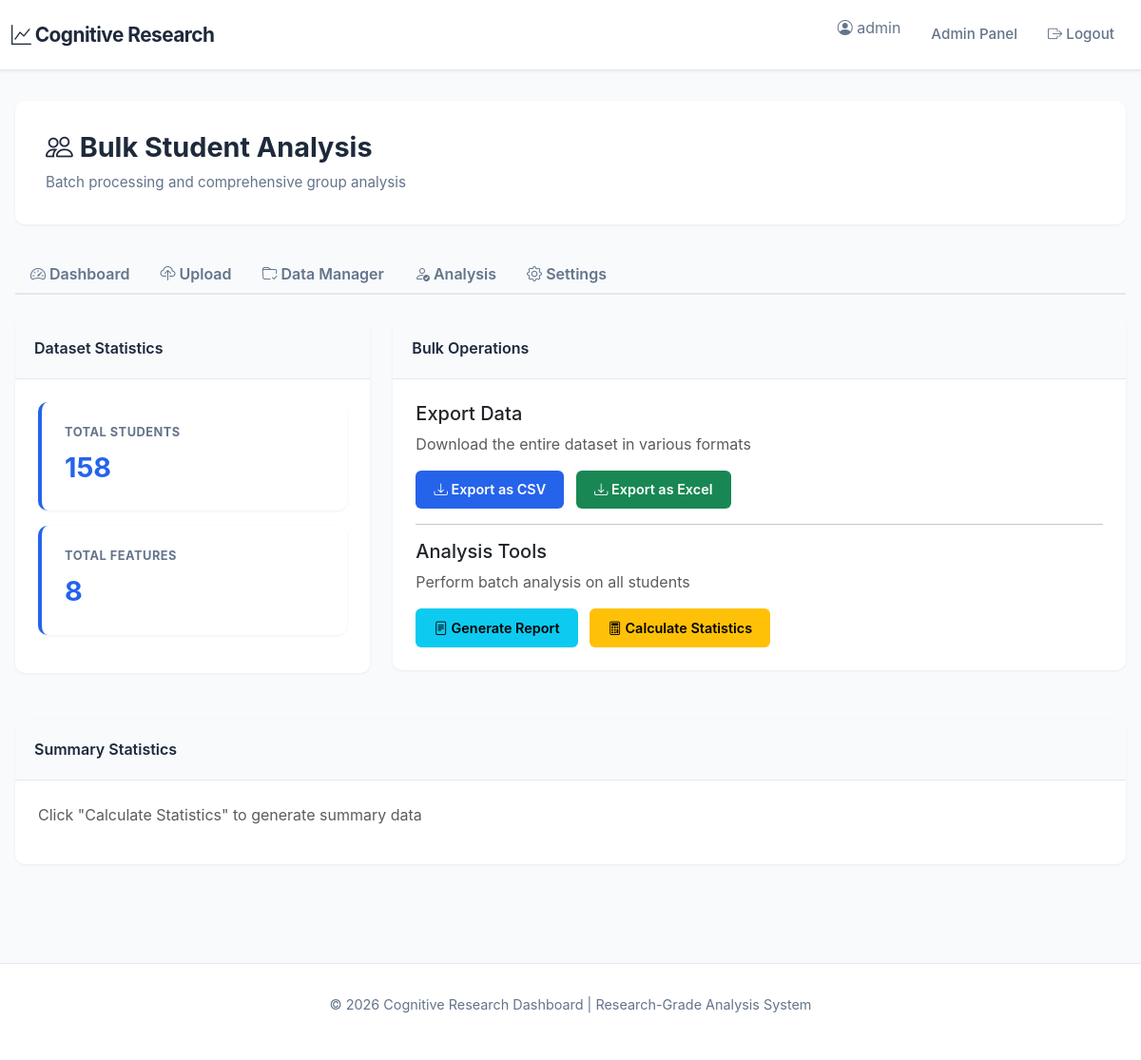
The page /admin/bulk-analysis (signed in) on the database its author committed.
### app.py (models this page shows)
class DataFile(db.Model):
    __tablename__ = 'data_files'
    id = db.Column(db.Integer, primary_key=True)
    filename = db.Column(db.String(200), unique=True, nullable=False)
    original_name = db.Column(db.String(200), nullable=False)
    file_path = db.Column(db.String(300), nullable=False)
    uploaded_by = db.Column(db.String(80), nullable=False)
    file_size = db.Column(db.Integer)
    uploaded_at = db.Column(db.DateTime, default=datetime.utcnow)
    is_active = db.Column(db.Boolean, default=True)
    description = db.Column(db.Text)
    rows_count = db.Column(db.Integer)
    columns_count = db.Column(db.Integer)

### app.py (the view)
@app.route('/admin/bulk-analysis')
def admin_bulk_analysis():
    if 'user_id' not in session or session.get('user_type') != 'admin':
        return redirect(url_for('login'))
    latest = DataFile.query.filter_by(is_active=True).order_by(DataFile.uploaded_at.desc()).first()
    return render_template('admin/bulk_analysis.html', latest=latest)

### templates/admin/bulk_analysis.html (shortened to what this page needs)
{% extends "base.html" %}
{% block content %}
<div style="margin-bottom: 2rem;">
    <div class="page-header">
        <h1><i class="bi bi-people"></i> Bulk Student Analysis</h1>
        <p>Batch processing and comprehensive group analysis</p>
    </div>
</div>
<ul class="nav nav-tabs mb-4">
    <li class="nav-item">
        <a class="nav-link" href="/admin/dashboard">
            <i class="bi bi-speedometer2"></i> Dashboard
        </a>
    </li>
    <li class="nav-item">
        <a class="nav-link" href="/admin/upload">
            <i class="bi bi-cloud-upload"></i> Upload
        </a>
    </li>
    <li class="nav-item">
        <a class="nav-link" href="/admin/data-manager">
            <i class="bi bi-folder-check"></i> Data Manager
        </a>
    </li>
    <li class="nav-item">
        <a class="nav-link" href="/admin/single-analysis">
            <i class="bi bi-person-check"></i> Analysis
        </a>
    </li>
    <li class="nav-item">
        <a class="nav-link" href="/admin/configuration">
            <i class="bi bi-gear"></i> Settings
        </a>
    </li>
</ul>
{% if latest %}
<div class="row">
    <div class="col-lg-4">
        <div class="card">
            <div class="card-header">Dataset Statistics</div>
            <div class="card-body">
                <div class="stat-card">
                    <h4>Total Students</h4>
                    <div class="value">{{ latest.rows_count }}</div>
                </div>
                <div class="stat-card mt-3">
                    <h4>Total Features</h4>
                    <div class="value">{{ latest.columns_count }}</div>
                </div>
            </div>
        </div>
    </div>
    <div class="col-lg-8">
        <div class="card">
            <div class="card-header">Bulk Operations</div>
            <div class="card-body">
                <h5>Export Data</h5>
                <p class="text-muted">Download the entire dataset in various formats</p>
                <button class="btn btn-primary me-2" onclick="exportCSV()">
                    <i class="bi bi-download"></i> Export as CSV
                </button>
                <button class="btn btn-success me-2" onclick="exportExcel()">
                    <i class="bi bi-download"></i> Export as Excel
                </button>
                <hr>
                <h5 class="mt-3">Analysis Tools</h5>
                <p class="text-muted">Perform batch analysis on all students</p>
                <button class="btn btn-info me-2" onclick="generateReport()">
                    <i class="bi bi-file-text"></i> Generate Report
                </button>
                <button class="btn btn-warning" onclick="calculateStats()">
                    <i class="bi bi-calculator"></i> Calculate Statistics
                </button>
            </div>
        </div>
    </div>
</div>
<div class="card mt-4">
    <div class="card-header">Summary Statistics</div>
    <div class="card-body">
        <div id="stats_content">
            <p class="text-muted">Click "Calculate Statistics" to generate summary data</p>
        </div>
    </div>
</div>
{% else %}
<div class="alert alert-info">
    <i class="bi bi-info-circle"></i> No data files available. Please <a href="/admin/upload">upload a file</a> to get started
</div>
{% endif %}
{% endblock %}

### templates/base.html (shortened to what this page needs)
<!DOCTYPE html>
<html lang="en">
<head>
    <link href="https://cdn.jsdelivr.net/npm/bootstrap@5.3.0/dist/css/bootstrap.min.css" rel="stylesheet">
    <link href="https://cdn.jsdelivr.net/npm/bootstrap-icons@1.11.0/font/bootstrap-icons.css" rel="stylesheet">
    <link href="https://cdn.jsdelivr.net/npm/chartjs-chart-box@1.1.1/dist/chartjs-chart-box.min.css" rel="stylesheet">
    <link href="https://cdn.datatables.net/1.13.7/css/dataTables.bootstrap5.min.css" rel="stylesheet">
    <link href="https://cdn.datatables.net/buttons/2.4.2/css/buttons.bootstrap5.min.css" rel="stylesheet">
</head>
<body>
    <nav class="navbar navbar-expand-lg">
        <div class="container-fluid">
            <a class="navbar-brand" href="/">
                <i class="bi bi-graph-up"></i> Cognitive Research
            </a>
            <div class="collapse navbar-collapse" id="navbarNav">
                <ul class="navbar-nav ms-auto">
                    {% if session.user_id %}
                    <li class="nav-item">
                        <span class="navbar-text" style="color: #64748b; margin-right: 1rem;">
                            <i class="bi bi-person-circle"></i> {{ session.username }}
                        </span>
                    </li>
                    {% if session.user_type == 'admin' %}
                    <li class="nav-item">
                        <a class="nav-link" href="/admin/dashboard">Admin Panel</a>
                    </li>
                    {% else %}
                    <li class="nav-item">
                        <a class="nav-link" href="/user/dashboard">Dashboard</a>
                    </li>
                    {% endif %}
                    <li class="nav-item">
                        <a class="nav-link" href="/logout"><i class="bi bi-box-arrow-right"></i> Logout</a>
                    </li>
                    {% endif %}
                </ul>
            </div>
        </div>
    </nav>
    <div class="container-main">
        {% block content %}{% endblock %}
    </div>
    <footer>
        <p>&copy; 2026 Cognitive Research Dashboard | Research-Grade Analysis System</p>
    </footer>
</body>
</html>

### templates/base.html (style rules this page uses)
:root { --primary: #2563eb; --secondary: #1e40af; --success: #059669; --danger: #dc2626; --warning: #d97706; --info: #0891b2; --light: #f8fafc; --lighter: #f1f5f9; --dark: #1e293b; }
* { margin: 0; padding: 0; box-sizing: border-box; }
body { font-family: 'Inter', 'Segoe UI', Tahoma, Geneva, Verdana, sans-serif; background-color: #f8fafc; color: #1e293b; }
.navbar { background: white; box-shadow: 0 1px 3px rgba(0, 0, 0, 0.08); border-bottom: 1px solid #e2e8f0; padding: 1rem 0; }
.navbar-brand { font-weight: 700; font-size: 1.3rem; color: var(--dark) !important; letter-spacing: -0.5px; }
.navbar-nav .nav-link { color: #64748b !important; margin: 0 0.5rem; font-weight: 500; transition: all 0.3s ease; font-size: 0.95rem; }
.container-main { max-width: 1400px; margin: 0 auto; padding: 2rem 1rem; }
.page-header { background: white; padding: 2rem; border-radius: 10px; margin-bottom: 2rem; box-shadow: 0 1px 3px rgba(0, 0, 0, 0.06); }
.page-header h1 { font-size: 1.8rem; font-weight: 700; color: var(--dark); margin-bottom: 0.5rem; }
.page-header p { color: #64748b; margin: 0; font-size: 0.95rem; }
.card { border: none; border-radius: 10px; box-shadow: 0 1px 3px rgba(0, 0, 0, 0.06); transition: all 0.3s ease; overflow: hidden; margin-bottom: 1.5rem; }
.card-header { background: #f8fafc; border-bottom: 1px solid #e2e8f0; padding: 1.25rem; font-weight: 600; color: var(--dark); font-size: 1rem; }
.card-body { padding: 1.5rem; }
.btn { border-radius: 6px; font-weight: 600; padding: 0.6rem 1.2rem; font-size: 0.9rem; transition: all 0.3s ease; border: none; }
.btn-primary { background: var(--primary); color: white; }
.stat-card { background: white; padding: 1.5rem; border-radius: 10px; border-left: 4px solid var(--primary); box-shadow: 0 1px 3px rgba(0, 0, 0, 0.06); margin-bottom: 1rem; }
.stat-card h4 { color: #64748b; font-size: 0.8rem; font-weight: 700; text-transform: uppercase; letter-spacing: 0.5px; margin-bottom: 0.5rem; }
.stat-card .value { font-size: 1.8rem; font-weight: 700; color: var(--primary); }
footer { background: white; border-top: 1px solid #e2e8f0; padding: 2rem; margin-top: 3rem; color: #64748b; font-size: 0.9rem; text-align: center; }
.nav-tabs { border-bottom: 2px solid #e2e8f0; }
.nav-tabs .nav-link { color: #64748b; border: none; font-weight: 600; border-bottom: 2px solid transparent; margin-bottom: -2px; }

### rows shown on the page
DataFile: username "admin", rows_count "158", columns_count "8"
